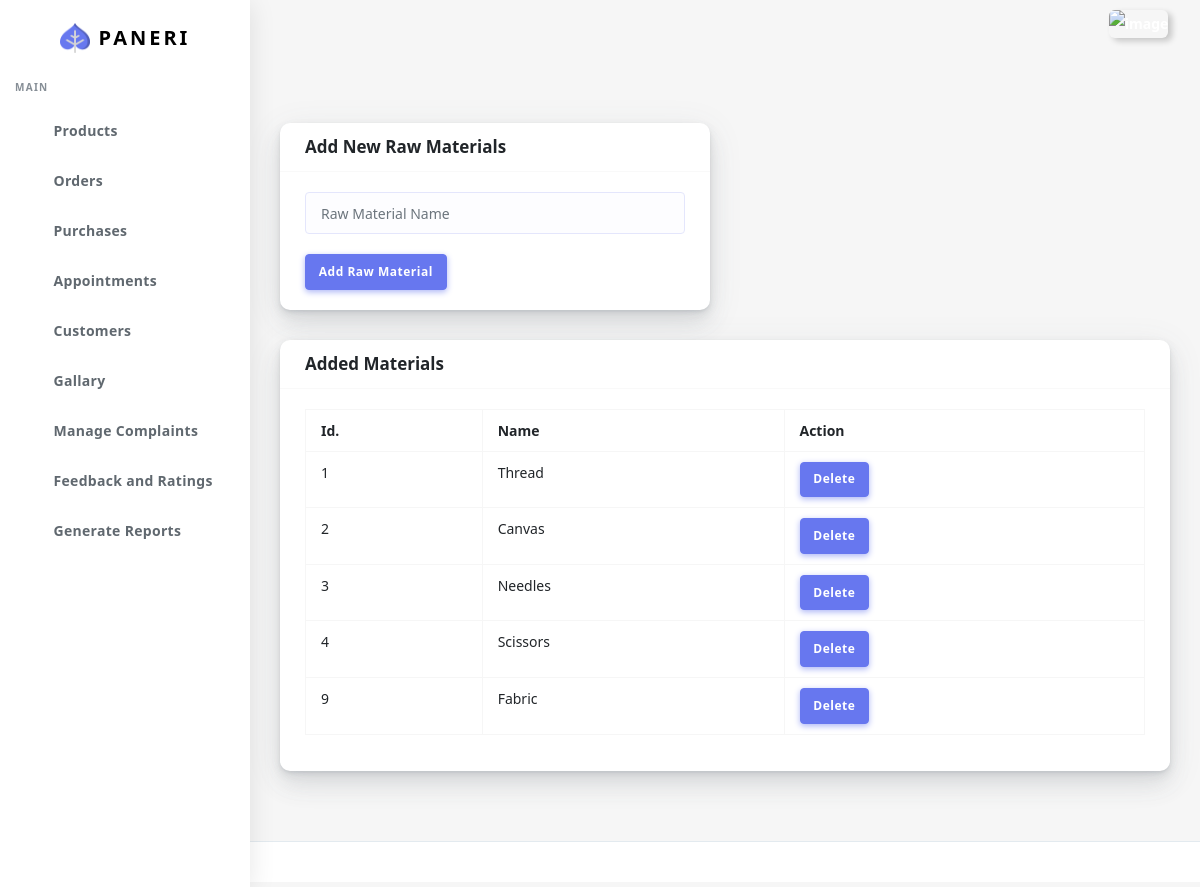
Page /addrm on the committed database.
### customer/models.py (models this page shows, shortened)
class RawMaterial(models.Model):
    raw_name=models.CharField(max_length=45)

### customer/views.py (the view)
# urls.py: path("addrm",views.addrm,name="addrm"),
def addrm(request):
    rm=RawMaterial.objects.all()
    return render(request,"Mainadmin/raw_mat.html",{'rm':rm})

### customer/templates/Mainadmin/raw_mat.html (shortened to what this page needs)
{% extends "Mainadmin/index.html" %}
{% load static %}
{% block body %}
     <div class="main-content">
      <section class="section">
        <div class="section-body">
          <div class="row">
            <div class="col-6 col-md-6 col-lg-6">
              <div class="card">
                <div class="card-header">
                  <h4>Add New Raw Materials</h4>
                </div>
                <form method="post" action="{% url 'addraw' %}">
                <div class="card-body">
                  <input type="text" placeholder="Raw Material Name" class="form-control" name="raw">
                  <button type="submit" class="btn btn-primary" style="margin-top: 20px;" > Add Raw Material </button>
                </div>
              </form>
              </div>
            </div>
          </div>
          <div class="row">
            <div class="col-12 col-md-12 col-lg-12">
              <div class="card">
                <div class="card-header">
                  <h4>Added Materials</h4>
                </div>
                <div class="card-body">
                  <div class="table-responsive">
                    {% if rm %}
                    <table class="table table-bordered table-md">
                      <tr>
                        <th>Id.</th>
                        <th>Name</th>
                        <th>Action</th>
                      </tr>
                      {% for r in rm %}
                      <tr>
                        <td>{{r.id}}</td>
                        <td>{{r.raw_name}}</td>
                        <td><button class="btn btn-primary raw" value="{{r.id}}" >Delete</button></td>
                      </tr>
                      {% endfor %}
                    </table>
                    {% else %}
                    <h4> No Records </h4>
                    {% endif %}
                  </div>
                </div>
              </div>
            </div>
          </div>
        </div>
      </section>
    </div>
      <footer class="main-footer">
      </footer>
    </div>
  {% endblock body%}

### rows in the picture
RawMaterial: id "1", raw_name "Thread"
RawMaterial: id "2", raw_name "Canvas"
RawMaterial: id "3", raw_name "Needles"
RawMaterial: id "4", raw_name "Scissors"
RawMaterial: id "9", raw_name "Fabric"
